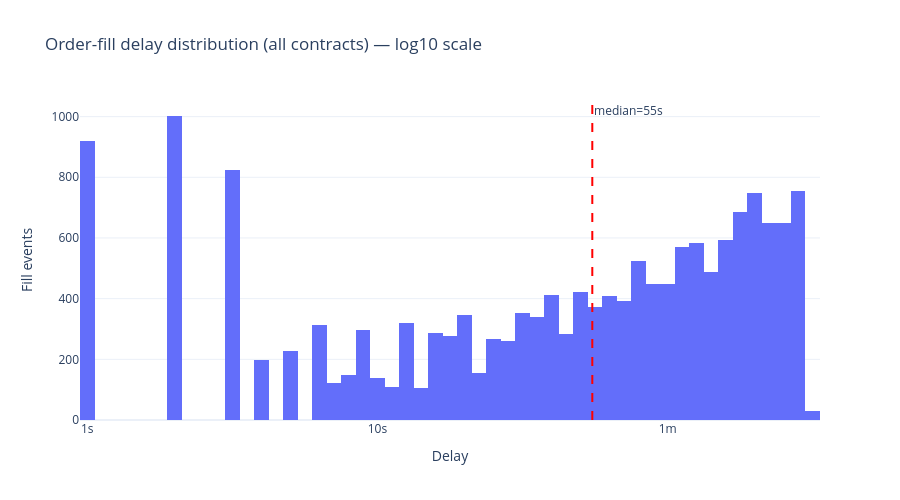

The notebook cell this image was saved under:
### Code cell
import numpy as np

log_delays = np.log10(all_delays_df['delay_s'].clip(lower=1))

fig_delay = go.Figure()
fig_delay.add_trace(go.Histogram(
    x=log_delays,
    nbinsx=80,
    name='All contracts'
))

median_val = all_delays_df['delay_s'].median()
median_log = np.log10(max(median_val, 1))
fig_delay.add_vline(x=median_log, line_dash='dash', line_color='red',
                    annotation_text=f'median={median_val:.0f}s', annotation_position='top right')

max_log = int(np.ceil(log_delays.max()))
tickvals = list(range(0, max_log + 1))
ticktext = ['1s', '10s', '1m', '10m', '1.7h', '11.6h', '4.8d'][:max_log + 1]

fig_delay.update_layout(
    title='Order-fill delay distribution (all contracts) — log10 scale',
    xaxis_title='Delay',
    yaxis_title='Fill events',
    template='plotly_white', height=500,
)
fig_delay.update_xaxes(tickvals=tickvals, ticktext=ticktext)
fig_delay.show()

### Figure 1 — Plotly figure (JSON) as saved in the notebook; plotly's stock layout.template omitted (floating-point values rounded to 4 significant figures; data arrays with more than 128 entries replaced by an {"elided": "..."} marker saying what was removed)
{"data": [{"name": "All contracts", "nbinsx": 80, "type": "histogram", "x": {"elided": "16472 float values"}}], "layout": {"annotations": [{"showarrow": false, "text": "median=55s", "x": 1.74, "xanchor": "left", "xref": "x", "y": 1, "yanchor": "top", "yref": "y domain"}], "height": 500, "shapes": [{"line": {"color": "red", "dash": "dash"}, "type": "line", "x0": 1.74, "x1": 1.74, "xref": "x", "y0": 0, "y1": 1, "yref": "y domain"}], "title": {"text": "Order-fill delay distribution (all contracts) — log10 scale"}, "xaxis": {"ticktext": ["1s", "10s", "1m", "10m"], "tickvals": [0, 1, 2, 3], "title": {"text": "Delay"}}, "yaxis": {"title": {"text": "Fill events"}}}}
